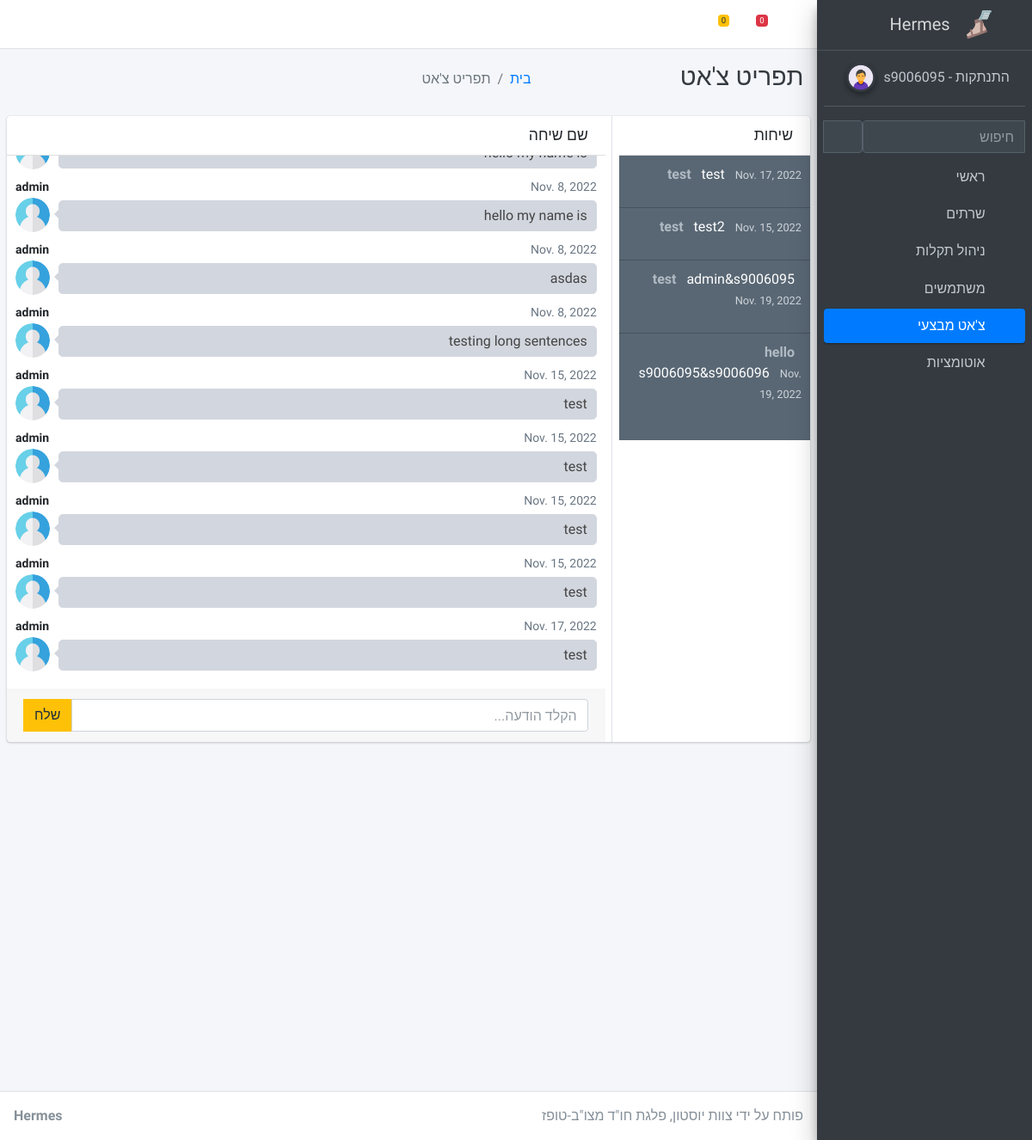
Page /chat/test/ (signed in) on the committed database.
### apps/chat/models.py (models this page shows, shortened)
class Message(models.Model):
    room = models.ForeignKey(Room, related_name='messages', on_delete=models.CASCADE)
    user = models.ForeignKey(User, related_name='messages', on_delete=models.CASCADE)
    content = models.TextField()
    date_added = models.DateField(auto_now_add=True)
    class Meta:
        ordering = ('date_added',)

class Room(models.Model):
    name = models.CharField(max_length=255)
    slug = models.SlugField(unique=True)
    updated = models.DateField(auto_now_add=True)
    lastMessage = models.CharField(blank=True,max_length=255)

### apps/chat/views.py (the view)
# urls.py: path('<slug:slug>/', views.rooms_id, name='rooms_id'),
@login_required
def rooms_id(request, slug):
    context = {'chat'}
    rooms = Room.objects.all()
    current = Room.objects.get(slug=slug)
    messages = Message.objects.filter(room=current)[0:25]
    return render(request, 'chat/rooms.html', {'room': current, 'rooms': rooms, 'messages': messages, 'segment': context})

### apps/context_processors.py (called while the page is built)
def cfg_assets_root(request):
    return { 'ASSETS_ROOT' : settings.ASSETS_ROOT }

### apps/home/templatetags/auth_extras.py (called while the page is built)
@register.filter(name='has_group')
def has_group(user, group_name):
    group = Group.objects.get(name=group_name)
    return True if group in user.groups.all() else False

@register.filter(name='get_messages')
def get_messages(user):
    return latestMessages

@register.filter(name='get_notifications')
def get_notifications(user):
    return latestUserSignUp + lastestAlerts

### apps/templates/chat/rooms.html (shortened to what this page needs)
{% extends 'layouts/base.html' %}
{% block body_class %} sidebar-mini layout-fixed layout-navbar-fixed layout-footer-fixed {% endblock body_class %}
{% block stylesheets %}
  <link rel="stylesheet" href="{{ ASSETS_ROOT }}/plugins/fontawesome-free/css/all.min.css">
  <link rel="stylesheet" href="{{ ASSETS_ROOT }}/css/adminlte.min.css">
{% endblock stylesheets %}
{% block content %}
  <div class="content-wrapper">
    <div class="content-header" style="direction:rtl">
      <div class="container-fluid">
        <div class="row mb-2">
          <div class="col-sm-3">
            <h1 class="m-0 text-dark">תפריט צ'אט</h1>
          </div>
          <div class="col-sm-3">
            <ol class="breadcrumb float-sm-left">
              <li class="breadcrumb-item"><a href="/">בית</a></li>
              <li class="breadcrumb-item active">תפריט צ'אט</li>
            </ol>
          </div>
        </div>
      </div>
    </div>
    <section class="content">
        <div class="card direct-chat direct-chat-warning">
            <div class="row">
                <div class="col-md-9 border-right">
                    <div class="card-header">
                        <h3 class="card-title">שם שיחה</h3>
                      </div>
                    <div class="direct-chat-messages" style="height:620px" id="chat-messages">
                        {% for m in messages %}
                            {% if m.user != request.user %}
                                <div class="direct-chat-msg">
                                    <div class="direct-chat-infos clearfix">
                                        <span class="direct-chat-name float-left">{{ m.user.username }}</span>
                                        <span class="direct-chat-timestamp float-right">{{m.date_added}}</span>
                                    </div>
                                    <img class="direct-chat-img" src="{{ ASSETS_ROOT }}/img/user.png" alt="message user image">
                                    <div class="direct-chat-text">
                                        {{ m.content }}
                                    </div>
                                </div>
                            {% endif %}
                    {% endfor %}
                    </div>
                    <div class="card-footer">
                        <form action="." method="post">
                            <div class="input-group">
                                <span class="input-group-append">
                                    <button id="chat-message-submit" type="button" class="btn btn-warning">שלח</button>
                                </span>
                                <input type="text" name="content" placeholder="הקלד הודעה..." class="form-control" id="chat-message-input">
                            </div>
                        </form>
                    </div>
                </div>
                <div class="col-md-3">
                    <div class="card-header">
                        <h3 class="card-title">שיחות</h3>
                    </div>
                    <div class="direct-chat-contacts" style="height:auto;position:inherit;transform:none;">
                        <ul class="contacts-list" id="roomslist">
                            {% for room in rooms %}
                            <li>
                                <a href="{% url 'rooms_id' room.slug %}">
                                    <div class="contacts-list-info">
                                        <span class="contacts-list-name">
                                            <span class="contacts-list-msg">{{room.lastMessage}}</span>
                                            <h6 style="width:100%;max-width:50px;display: initial;">{{room.name}}</h6>
                                            <small class="contacts-list-date">{{room.updated}}</small>
                                        </span>
                                    </div>
                                </a>
                                <a href="{% url 'room' room.slug %}">
                                    <div class="contacts-list-info">
                                        <span class="contacts-list-name">
                                            <i class="fas fa-comments float-left"></i>
                                        </span>
                                    </div>
                                </a>
                            </li>
                            {% endfor %}
                        </ul>
                    </div>
                </div>
            </div>
        </div>
    </section>
  </div>
{% endblock %}

### apps/templates/includes/sidebar.html (shortened to what this page needs)
{% load auth_extras %}
  <aside class="main-sidebar sidebar-dark-primary elevation-4">
    <a href="/" class="brand-link text-center">
      <span class="brand-text font-weight-light">Hermes</span>
      <img src="{{ ASSETS_ROOT }}/img/hermes-logo.png" alt="Hermes Logo" class="brand-image" style="opacity: .8;">
    </a>
    <div class="sidebar">
      <div class="user-panel mt-3 pb-3 mb-3 d-flex justify-content-center">
        <div class="image">
          <img src="{{ ASSETS_ROOT }}/img/admin.png" class="img-circle elevation-2" alt="User Image">
        </div>
        <div class="info">
          <a href="{% url 'logout' %}" class="d-block">
            {{ user.username }} - התנתקות
          </a>
        </div>
      </div>
      <div class="form-inline" style="direction:rtl">
        <div class="input-group" data-widget="sidebar-search">
          <input class="form-control form-control-sidebar" type="search" placeholder="חיפוש" aria-label="חיפוש">
          <div class="input-group-append">
            <button class="btn btn-sidebar">
              <i class="fas fa-search fa-fw"></i>
            </button>
          </div>
        </div>
      </div>
      <nav class="mt-2">
        <ul class="nav nav-pills nav-sidebar flex-column" data-widget="treeview" role="menu" data-accordion="false">
          <li class="nav-item has-treeview {% if 'main' in segment %} menu-open {% endif %}">
            <a href="/" class="nav-link {% if 'main' in segment %} active {% endif %}">
              <p>
                ראשי
                <i class="right fas fa-angle-left"></i>
              </p>
              <i class="fas fa-home nav-icon"></i>
            </a>
          </li>
          <li class="nav-item has-treeview {% if 'servers' in segment %} menu-open {% endif %}">
            <a href="/" class="nav-link {% if 'servers' in segment %} active {% endif %}">
              <p>
                שרתים
                <i class="fas fa-angle-left right"></i>
              </p>
              <i class="fas fa-server nav-icon"></i>
            </a>
          </li>
          <li class="nav-item has-treeview {% if 'management' in segment %} menu-open {% endif %}">
            <a href="/" class="nav-link {% if 'management' in segment %} active {% endif %}">
              <p>
                ניהול תקלות
                <i class="fas fa-angle-left right"></i>
              </p>
              <i class="nav-icon fas fa-th"></i>
            </a>
          </li>
          <li class="nav-item has-treeview {% if 'users' in segment %} menu-open {% endif %}">
            <a href="/" class="nav-link {% if 'users' in segment %} active {% endif %}">
              <p>
                משתמשים
                <i class="fas fa-angle-left right"></i>
              </p>
              <i class="fas fa-user nav-icon"></i>
            </a>
          </li>
          <li class="nav-item">
            <a href="/chat/" class="nav-link {% if 'chat' in segment %} active {% endif %}">
              <p>
                צ'אט מבצעי
                <i class="fas fa-angle-left right"></i>
              </p>
              <i class="fas fa-comment nav-icon"></i>
            </a>
          </li>
          <li class="nav-item">
            <a href="/automations" class="nav-link {% if 'automations' in segment %} active {% endif %}">
              <p>
                אוטומציות
                <i class="fas fa-angle-left right"></i>
              </p>
              <i class="nav-icon fas fa-robot"></i>
            </a>
          </li>
        </ul>
      </nav>
    </div>
  </aside>

### rows in the picture
Message: user.username "admin", date_added "Nov. 8, 2022", content "hello my name is"
Message: user.username "admin", date_added "Nov. 8, 2022", content "asdas"
Message: user.username "admin", date_added "Nov. 8, 2022", content "testing long sentences"
Message: user.username "admin", date_added "Nov. 15, 2022", content "test"
Message: user.username "admin", date_added "Nov. 15, 2022", content "test"
Message: user.username "admin", date_added "Nov. 15, 2022", content "test"
Message: user.username "admin", date_added "Nov. 15, 2022", content "test"
Message: user.username "admin", date_added "Nov. 17, 2022", content "test"
Room: lastMessage "test", name "test", updated "Nov. 17, 2022"
Room: lastMessage "test", name "test2", updated "Nov. 15, 2022"
Room: lastMessage "test", name "admin&s9006095", updated "Nov. 19, 2022"
Room: lastMessage "hello", name "s9006095&s9006096", updated "Nov. 19, 2022"

### other values in the picture
{{ request.user|get_messages }} "0"
{{ request.user|get_notifications }} "0"
{{ user.username }} "s9006095"
